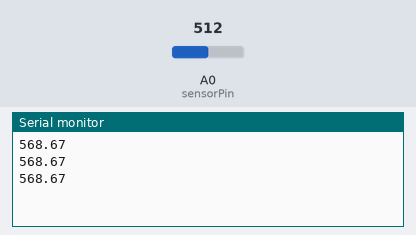
The sketch below on a simulated Arduino Uno, built with avr-gcc and run on an emulated ATmega328P. Parts: the last lines printed to the serial monitor. Inputs (shaded band) come from the test bench; at power-on: A0 (sensorPin) = 512.

Above: at 1.3 s.
1.4 s: A0 (sensorPin) set to 716
At 1.9 s:
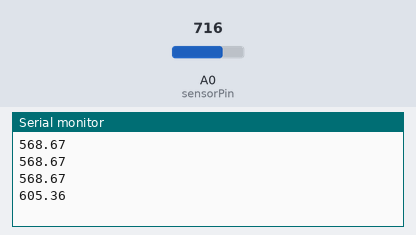
2.9 s: A0 (sensorPin) set to 900
At 3.4 s:
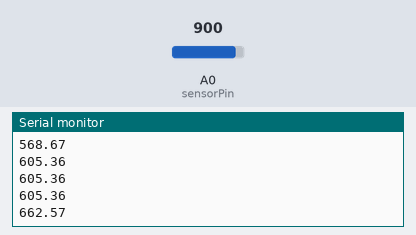
Timing chart, 0 to 5.9 s (numbered marks = the images above; inputs shaded):
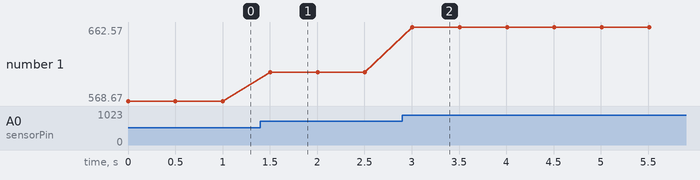

Measured:
- after the input at 1.4 s, the serial monitor: prints a new line after 0.10 s (image 1)
- after the input at 2.9 s, the serial monitor: prints a new line after 0.11 s (image 2)
- plotted number 1: 568.67 → 605.36 after the input at 1.4 s, 605.36 → 662.57 after the input at 2.9 s

The sketch:

ANALOG_TEMP.ino
```cpp
#include <math.h>

int sensorPin = A0;

double Thermistor(int RawADC) {
  double Temp;
  Temp = log(10000.0*((1024.0/RawADC-1)));
  Temp = 1 / (0.001129148 + (0.000234125 + (0.0000000876741 * Temp * Temp ))* Temp );
 // Temp = Temp - 273.15;            // Convert Kelvin to Celcius
  Temp = (Temp * 9.0)/ 5.0 + 32.0; // Convert Celcius to Fahrenheit
   return Temp;
}

void setup() {
 Serial.begin(9600);
}

void loop() {
 int readVal=analogRead(sensorPin);
 double temp =  Thermistor(readVal);

 Serial.println(temp);
 delay(500);
}
```
